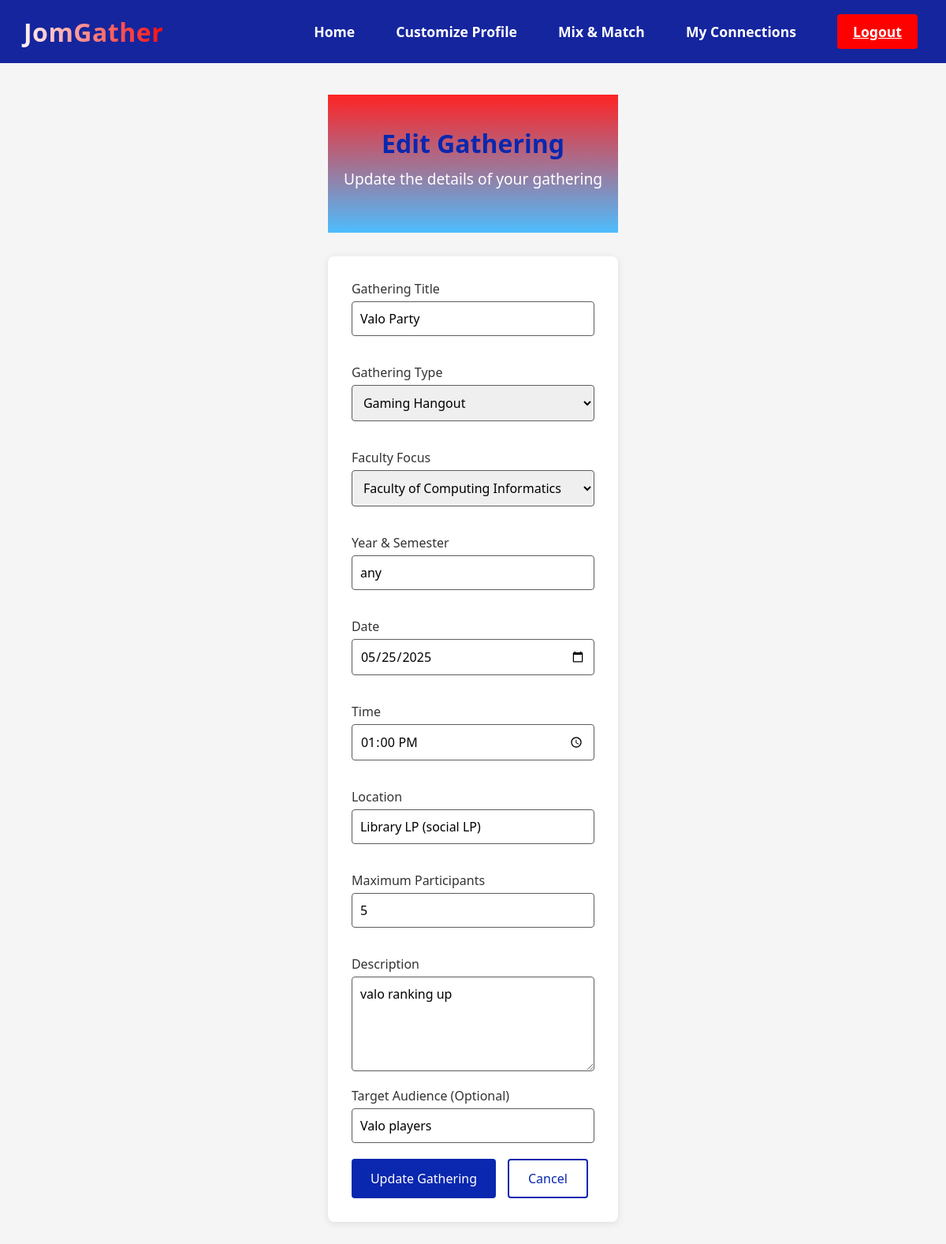
Screenshot of /edit_gathering/1 (signed in) with the database file from the repository.
### models.py (models this page shows)
class Gathering(db.Model):
    __tablename__ = 'gathering'
    id = db.Column(db.Integer, primary_key=True)
    user_id = db.Column(db.Integer, db.ForeignKey('user.id'), nullable=False)
    title = db.Column(db.String(100), nullable=False)
    gathering_type = db.Column(db.String(50), nullable=False)
    faculty = db.Column(db.String(50), nullable=False)
    year_semester = db.Column(db.String(50), nullable=False)
    date = db.Column(db.Date, nullable=False)
    time = db.Column(db.Time, nullable=False)
    location = db.Column(db.String(100), nullable=False)
    max_participants = db.Column(db.Integer, nullable=False)
    description = db.Column(db.Text, nullable=False)
    target_audience = db.Column(db.String(200))
    status = db.Column(db.String(20), nullable=False, default='pending')
    created_at = db.Column(db.DateTime, nullable=False, default=datetime.utcnow)
    user = db.relationship('User', backref='gatherings')

### app.py (the view, shortened to what this page needs)
@app.route('/edit_gathering/<int:gathering_id>', methods=['GET', 'POST'])
@login_required
def edit_gathering(gathering_id):
    gathering = Gathering.query.get_or_404(gathering_id)
    if gathering.user_id != current_user.id:
        flash('You can only edit gatherings you created', 'error')
        return redirect(url_for('jomgather', tab='my-gatherings'))
    return render_template('edit_gathering.html', gathering=gathering)

### app.py (called while the page is built)
@login_manager.user_loader
def load_user(user_id):
    return User.query.get(int(user_id))

### templates/edit_gathering.html (shortened to what this page needs)
<!DOCTYPE html>
<html lang="en">
<head>
  <link rel="stylesheet" href="{{ url_for('static', filename='css/common.css') }}">
  <link rel="stylesheet" href="{{ url_for('static', filename='css/jomgather.css') }}">
  <link rel="stylesheet" href="{{ url_for('static', filename='css/edit_gathering.css') }}">
</head>
<body>
  <nav class="navbar">
    <div class="navbar__container">
        <a href="{{ url_for('index') }}" id="navbar__logo">JomGather</a>
        <ul class="navbar__menu">
            <li class="navbar__item">
                <a href="{{ url_for('index') }}" class="navbar__links">Home</a>
            </li>
            <li class="navbar__item">
                <a href="{{ url_for('customise') }}" class="navbar__links">Customize Profile</a>
            </li>
            <li class="navbar__item">
                <a href="{{ url_for('match') }}" class="navbar__links">Mix & Match</a>
            </li>
            <li class="navbar__item">
                                 <a href="{{ url_for('view_connections') }}" class="navbar__links">My Connections</a>
            </li>
            <li class="navbar__btn">
              <a href="{{ url_for('logout') }}" class="button">Logout</a>
            </li>
        </ul>
    </div>
  </nav>
  <div class="container">
    <div class="page-title">
      <h1>Edit Gathering</h1>
      <p>Update the details of your gathering</p>
    </div>
    <div class="event-form">
      <form action="{{ url_for('edit_gathering', gathering_id=gathering.id) }}" method="POST">
        <div class="form-row">
          <div class="form-group">
            <label for="eventTitle">Gathering Title</label>
            <input type="text" id="eventTitle" name="eventTitle" value="{{ gathering.title }}" required>
          </div>
          <div class="form-group">
            <label for="eventType">Gathering Type</label>
            <select id="eventType" name="eventType" required>
              <option value="gaming" {% if gathering.gathering_type == 'gaming' %}selected{% endif %}>Gaming Hangout</option>
            </select>
          </div>
        </div>
        <div class="form-row">
          <div class="form-group">
            <label for="facultyFocus">Faculty Focus</label>
            <select id="facultyFocus" name="facultyFocus" required>
              <option value="Faculty of Computing Informatics" {% if gathering.faculty == 'Faculty of Computing Informatics' %}selected{% endif %}>Faculty of Computing Informatics</option>
            </select>
          </div>
          <div class="form-group">
            <label for="yearSemester">Year & Semester</label>
            <input type="text" id="yearSemester" name="yearSemester" value="{{ gathering.year_semester }}" required>
          </div>
        </div>
        <div class="form-row">
          <div class="form-group">
            <label for="eventDate">Date</label>
            <input type="date" id="eventDate" name="eventDate" value="{{ gathering.date.strftime('%Y-%m-%d') }}" required>
          </div>
          <div class="form-group">
            <label for="eventTime">Time</label>
            <input type="time" id="eventTime" name="eventTime" value="{{ gathering.time.strftime('%H:%M') }}" required>
          </div>
        </div>
        <div class="form-row">
          <div class="form-group">
            <label for="eventLocation">Location</label>
            <input type="text" id="eventLocation" name="eventLocation" value="{{ gathering.location }}" required>
          </div>
          <div class="form-group">
            <label for="maxAttendees">Maximum Participants</label>
            <input type="number" id="maxAttendees" name="maxAttendees" min="1" max="50" value="{{ gathering.max_participants }}" required>
          </div>
        </div>
        <div class="form-group">
          <label for="eventDescription">Description</label>
          <textarea id="eventDescription" name="eventDescription" required>{{ gathering.description }}</textarea>
        </div>
        <div class="form-group">
          <label for="targetAudience">Target Audience (Optional)</label>
          <input type="text" id="targetAudience" name="targetAudience" value="{{ gathering.target_audience or '' }}">
        </div>
        <div class="buttons-row">
          <button type="submit" class="submit-btn">Update Gathering</button>
          <a href="{{ url_for('jomgather', tab='my-gatherings') }}" class="cancel-btn">Cancel</a>
        </div>
      </form>
    </div>
  </div>
</body>
</html>

### static/css/common.css (style rules this page uses)
* { margin: 0; padding: 0; box-sizing: border-box; font-family: 'Segoe UI', Tahoma, Geneva, Verdana, sans-serif; }
body { background-color: #f5f5f5; color: #333; min-height: 100vh; display: flex; flex-direction: column; }
.navbar { background-color: #15259e; height: 80px; display: flex; justify-content: center; align-items: center; position: sticky; top: 0; z-index: 999; width: 100%; padding: 0 20px; }
.navbar__container { display: flex; justify-content: space-between; align-items: center; height: 100%; width: 100%; max-width: 1300px; margin: 0 auto; }
#navbar__logo { background-color: #fff; background-image: linear-gradient(to right, #fff 0%, #ff0000 100%); background-size: 100%; -webkit-background-clip: text; -moz-background-clip: text; -webkit-text-fill-color: transparent; -moz-text-fill-color: transparent; display: flex; align-items: center; cursor: pointer; text-decoration: none; font-size: 2rem; font-weight: bold; padding: 0 10px; height: 100%; letter-spacing: 0.5px; }
.navbar__menu { display: flex; align-items: center; list-style: none; gap: 20px; height: 100%; margin: 0; padding: 0; transition: transform 0.3s ease-out; }
.navbar__item { height: 100%; display: flex; align-items: center; }
.navbar__links { color: #fff; display: flex; align-items: center; justify-content: center; text-decoration: none; padding: 0 1rem; height: 100%; transition: all 0.3s ease; font-size: 1.1rem; font-weight: 600; position: relative; }
.navbar__btn { height: 100%; display: flex; align-items: center; padding: 0 1rem; }
.navbar .button { padding: 10px 20px; border-radius: 4px; background: #ff0000; color: white; font-weight: 600; text-align: center; transition: all 0.3s ease; display: inline-flex; align-items: center; justify-content: center; height: auto; width: auto; font-size: 1.1rem; }

### static/css/jomgather.css (style rules this page uses)
* { margin: 0; padding: 0; box-sizing: border-box; font-family: 'Segoe UI', Tahoma, Geneva, Verdana, sans-serif; }
body { background-color: #f5f5f5; color: #333; }
.page-title { background: linear-gradient(rgba(255, 0, 0, 0.856), rgba(42, 177, 255, 0.829)); color:#ffffff; padding: 40px 20px; text-align: center; }
.page-title h1 { font-size: 2.5rem; margin-bottom: 10px; }
.page-title p { font-size: 1.2rem; max-width: 800px; margin: 0 auto; }
.container { max-width: 1200px; margin: 0 auto; padding: 40px 20px; }
.form-group { margin-bottom: 15px; }
.form-group label { display: block; margin-bottom: 5px; color: #333; font-weight: 500; }
.form-group select, .form-group input { width: 100%; padding: 10px; border: 1px solid #5d5d5d; border-radius: 4px; font-size: 1rem; }
.event-form { background: #ffffff; padding: 30px; border-radius: 8px; box-shadow: 0 2px 10px rgba(0,0,0,0.1); }
.form-row { display: grid; grid-template-columns: repeat(auto-fit, minmax(300px, 1fr)); gap: 20px; margin-bottom: 20px; }
.event-form textarea { width: 100%; padding: 10px; border: 1px solid #000000; border-radius: 4px; font-size: 1rem; min-height: 120px; resize: vertical; }
.page-title p { font-size: 1.2rem; margin-bottom: 15px; }

### static/css/edit_gathering.css (style rules this page uses)
body { background-color: #f5f5f5; color: #333; }
.container { max-width: 1200px; margin: 40px auto; padding: 0 20px; }
.page-title { text-align: center; margin-bottom: 30px; }
.page-title h1 { font-size: 2rem; color: #0927af; margin-bottom: 10px; }
.event-form { background: #ffffff; padding: 30px; border-radius: 8px; box-shadow: 0 2px 10px rgba(0,0,0,0.1); }
.form-row { display: grid; grid-template-columns: repeat(auto-fit, minmax(300px, 1fr)); gap: 20px; margin-bottom: 20px; }
.form-group { margin-bottom: 15px; }
.form-group label { display: block; margin-bottom: 5px; color: #333; font-weight: 500; }
.form-group select, .form-group input, .form-group textarea { width: 100%; padding: 10px; border: 1px solid #5d5d5d; border-radius: 4px; font-size: 1rem; }
.form-group textarea { min-height: 120px; resize: vertical; }
.buttons-row { display: flex; gap: 15px; margin-top: 20px; }
.submit-btn { background: #0927af; color: #ffffff; border: none; border-radius: 4px; padding: 12px 24px; font-size: 1rem; cursor: pointer; transition: all 0.3s ease; }
.cancel-btn { background: #ffffff; color: #0927af; border: 2px solid #0927af; border-radius: 4px; padding: 12px 24px; font-size: 1rem; cursor: pointer; transition: all 0.3s ease; text-decoration: none; display: inline-block; text-align: center; }

### rows the page displays
Gathering: eventTitle "Valo Party", eventType "Gaming Hangout", facultyFocus "Faculty of Computing Informatics", yearSemester "any", eventDate "05/25/2025", eventTime "13:00", eventLocation "Library LP (social LP)", maxAttendees "5", eventDescription "valo ranking up", targetAudience "Valo players"
